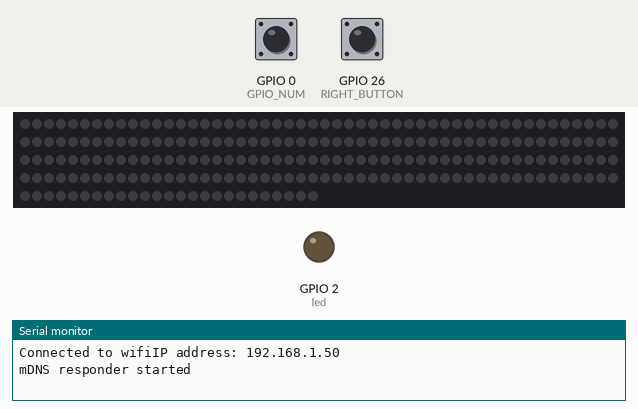
A program run on a simulated ESP32-C3. Shown: 225 RGB LEDs in strip order, left to right, continuing on the next row, output pins drawn as LEDs (lit = HIGH), the last lines printed to the serial monitor. Inputs (shaded band) come from the test bench; at power-on: GPIO 0 (GPIO_NUM) HIGH, GPIO 26 (RIGHT_BUTTON) HIGH. Dim RGB values are drawn brighter than linear; WiFi joins after 1.5 s; servers stay silent unless stated; network time is answered at once with the bench clock; the local clock reads 2024-03-15 10:24:30 at power-on unless the program sets it.

Above: at 2.7 s.
2.8 s: GPIO 0 (GPIO_NUM) pulled LOW for 0.15 s
At 2.96 s:
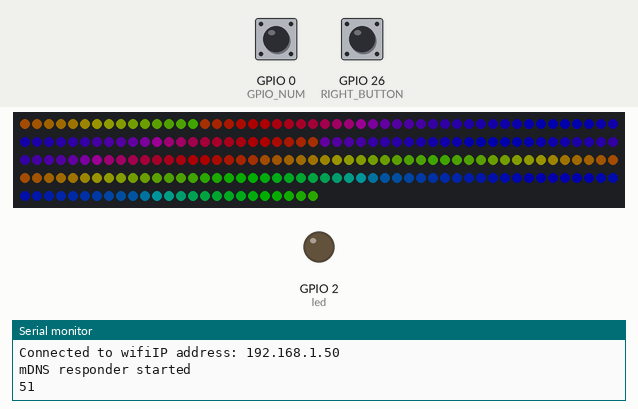
3.5 s: GPIO 26 (RIGHT_BUTTON) pulled LOW for 0.15 s
At 5.61 s:
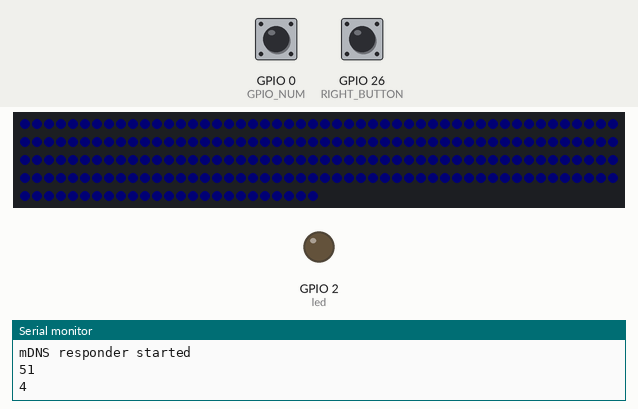
6.6 s: GPIO 0 (GPIO_NUM) pulled LOW for 1 s
At 7.85 s:
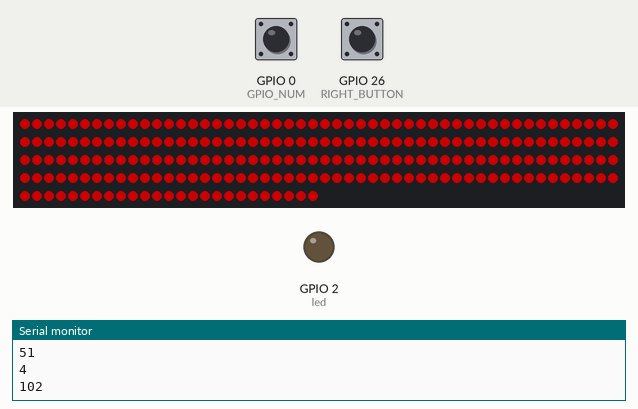
8.2 s: GPIO 26 (RIGHT_BUTTON) pulled LOW for 1 s
At 8.48 s:
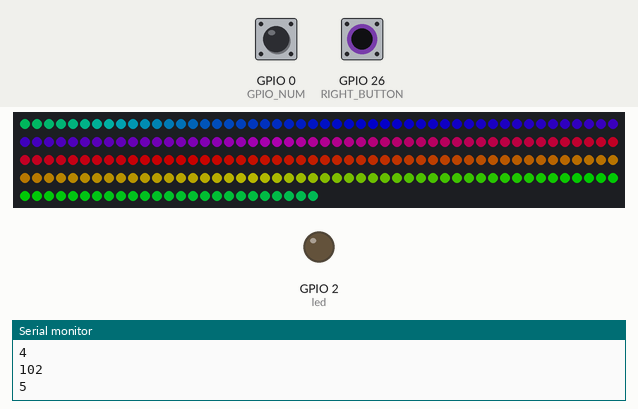
9.8 s: GPIO 26 (RIGHT_BUTTON) pulled LOW for 0.15 s
At 11.0 s:
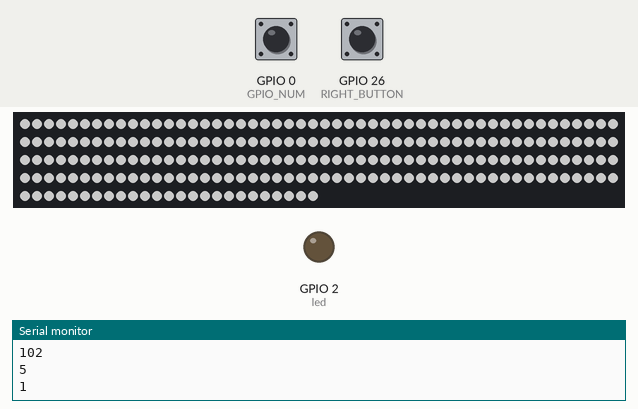
11.4 s: GPIO 26 (RIGHT_BUTTON) pulled LOW for 3.2 s
At 15.05 s:
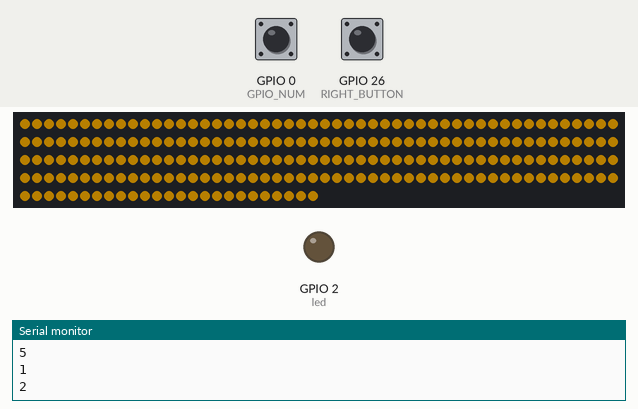

The program:

main.cpp
```cpp
#include <Arduino.h>
#include <WiFi.h>
#include <DNSServer.h>
#include <WebServer.h>
#include <WiFiManager.h>
#include <HTTPClient.h>
#include <ESPmDNS.h>
#include <Update.h>
#include <NTPClient.h>
#include <WiFiUdp.h>

#include "Constellation.h"

const char *host = "esp32";

// variabls for blinking an LED with Millis
const int led = 2;                // ESP32 Pin to which onboard LED is connected
unsigned long previousMillis = 0; // will store last time LED was updated
const long interval = 500;        // interval at which to blink (milliseconds)
int ledState = LOW;               // ledState used to set the LED

WebServer server(80);
Constellation *myConstellation;

WiFiManager wifiManager;
WiFiUDP ntpUDP;
NTPClient timeClient(ntpUDP, "pool.ntp.org", -7 * 60 * 60);

WiFiClient client;
const char *ledServer = "192.168.0.113";
const uint16_t port = 4551;

bool connectedToLedServer = false;

const uint16_t DEBOUNCE_TIME = 200; // in milliseconds

void IRAM_ATTR left_isr_handler_press();
#define GPIO_NUM 0
volatile unsigned long buttonPressTime = 0;
volatile unsigned long buttonReleaseTime = 0;
volatile unsigned long elapsedTime = 0;

volatile int brightness = 0;
volatile int right_button_presses = 3;

#define RIGHT_BUTTON 26
void IRAM_ATTR right_isr_handler();

bool auto_on = false;
bool auto_turned_off = false;
int prevDay = -1;

/* Style */
String style =
    "<style>#file-input,input{width:100%;height:44px;border-radius:4px;margin:10px auto;font-size:15px}"
    "input{background:#f1f1f1;border:0;padding:0 15px}body{background:#3498db;font-family:sans-serif;font-size:14px;color:#777}"
    "#file-input{padding:0;border:1px solid #ddd;line-height:44px;text-align:left;display:block;cursor:pointer}"
    "#bar,#prgbar{background-color:#f1f1f1;border-radius:10px}#bar{background-color:#3498db;width:0%;height:10px}"
    "form{background:#fff;max-width:258px;margin:75px auto;padding:30px;border-radius:5px;text-align:center}"
    ".btn{background:#3498db;color:#fff;cursor:pointer}</style>";

/* Server Index Page */
String serverIndex =
    "<script src='https://ajax.googleapis.com/ajax/libs/jquery/3.2.1/jquery.min.js'></script>"
    "<form method='POST' action='#' enctype='multipart/form-data' id='upload_form'>"
    "<input type='file' name='update' id='file' onchange='sub(this)' style=display:none>"
    "<label id='file-input' for='file'>   Choose file...</label>"
    "<input type='submit' class=btn value='Update'>"
    "<br><br>"
    "<div id='prg'></div>"
    "<br><div id='prgbar'><div id='bar'></div></div><br></form>"
    "<script>"
    "function sub(obj){"
    "var fileName = obj.value.split('\\\\');"
    "document.getElementById('file-input').innerHTML = '   '+ fileName[fileName.length-1];"
    "};"
    "$('form').submit(function(e){"
    "e.preventDefault();"
    "var form = $('#upload_form')[0];"
    "var data = new FormData(form);"
    "$.ajax({"
    "url: '/update',"
    "type: 'POST',"
    "data: data,"
    "contentType: false,"
    "processData:false,"
    "xhr: function() {"
    "var xhr = new window.XMLHttpRequest();"
    "xhr.upload.addEventListener('progress', function(evt) {"
    "if (evt.lengthComputable) {"
    "var per = evt.loaded / evt.total;"
    "$('#prg').html('progress: ' + Math.round(per*100) + '%');"
    "$('#bar').css('width',Math.round(per*100) + '%');"
    "}"
    "}, false);"
    "return xhr;"
    "},"
    "success:function(d, s) {"
    "console.log('success!') "
    "},"
    "error: function (a, b, c) {"
    "}"
    "});"
    "});"
    "</script>" +
    style;

/* setup function */
void setup(void)
{
  // Initialize constellation
  std::string angles = "60r, 180, 120, 60, 0r, 120, 60, 0, -60, -120, -60, 0, 60, 120, 180r";
  int num_leds_segment = 15;  // Example value. Adjust as needed.
  float spacing = 15.0f;      // Example value. Adjust as needed.
  float edge_spacing = 13.0f; // Example value. Adjust as needed.
  // float brightness = 0.5f;    // Dead code???

  myConstellation = new Constellation(angles, num_leds_segment, spacing, edge_spacing);
  // myConstellation is now initialized and can be used

  pinMode(GPIO_NUM, INPUT_PULLUP);                                                   // set GPIO0 as input, enable internal pullup resistor
  attachInterrupt(digitalPinToInterrupt(GPIO_NUM), left_isr_handler_press, FALLING); // attach the interrupt
  // attachInterrupt(digitalPinToInterrupt(GPIO_NUM), left_isr_handler_release, RISING);

  pinMode(RIGHT_BUTTON, INPUT_PULLUP);                                              // set GPIO0 as input, enable internal pullup resistor
  attachInterrupt(digitalPinToInterrupt(RIGHT_BUTTON), right_isr_handler, FALLING); // attach the interrupt

  // wifiManager.resetSettings();

  // Set AP timeout to 180 seconds. Can be increased if needed.
  wifiManager.setConfigPortalTimeout(60);

  // Starts the AP (Access Point) if the ESP32 can't connect to the Wi-Fi network
  if (!wifiManager.autoConnect("hot_tub_stream_prod", "")) // no password for now
  {
    Serial.println("Failed to connect and hit timeout");
    delay(3000);
    // Reset and try again, or maybe put it to deep sleep
    ESP.restart();
    delay(5000);
  }

  pinMode(led, OUTPUT);

  Serial.begin(115200);

  // Wait for connection
  while (WiFi.status() != WL_CONNECTED)
  {
    delay(500);
    Serial.print(".");
  }
  // Serial.println("");
  Serial.print("Connected to wifi");
  Serial.print("IP address: ");
  Serial.println(WiFi.localIP());

  /*use mdns for host name resolution*/
  if (!MDNS.begin(host))
  { // http://esp32.local
    Serial.println("Error setting up MDNS responder!");
    while (1)
    {
      delay(1000);
    }
  }
  Serial.println("mDNS responder started");
  /*return index page which is stored in serverIndex */
  server.on("/", HTTP_GET, []()
            {
    server.sendHeader("Connection", "close");
    server.send(200, "text/html", serverIndex); });
  /*handling uploading firmware file */
  server.on(
      "/update", HTTP_POST, []()
      {
    server.sendHeader("Connection", "close");
    server.send(200, "text/plain", (Update.hasError()) ? "FAIL" : "OK");
    ESP.restart(); },
      []()
      {
        HTTPUpload &upload = server.upload();
        if (upload.status == UPLOAD_FILE_START)
        {
          Serial.printf("Update: %s\n", upload.filename.c_str());
          if (!Update.begin(UPDATE_SIZE_UNKNOWN))
          { // start with max available size
            Update.printError(Serial);
          }
        }
        else if (upload.status == UPLOAD_FILE_WRITE)
        {
          /* flashing firmware to ESP*/
          if (Update.write(upload.buf, upload.currentSize) != upload.currentSize)
          {
            Update.printError(Serial);
          }
        }
        else if (upload.status == UPLOAD_FILE_END)
        {
          if (Update.end(true))
          { // true to set the size to the current progress
            Serial.printf("Update Success: %u\nRebooting...\n", upload.totalSize);
          }
          else
          {
            Update.printError(Serial);
          }
        }
      });
  server.begin();

  timeClient.begin(); // Initialize the NTP client

  // // connect to led server
  // if (client.connect(ledServer, port))
  // {
  //   Serial.println("Connected to LED server");
  //   connectedToLedServer = true;
  // }
  // else
  // {
  //   Serial.println("Connection to LED server failed");
  // }
}

bool wifi_reset_flag = false;
bool left_button_pressed = false;
bool right_button_pressed = false;

void loop(void)
{
  unsigned long elapsed_time = millis();

  myConstellation->run(elapsed_time, right_button_presses, brightness);

  timeClient.update(); // Update the NTP client

  int hours = timeClient.getHours();
  int minutes = timeClient.getMinutes();
  int seconds = timeClient.getSeconds();
  int day = timeClient.getDay();

  if (prevDay != day)
  { // Day has changed, reset the flag
    prevDay = day;
    auto_on = false;
    auto_turned_off = false;
  }

  if (!auto_on && brightness == 0 && hours == 18 && minutes == 0)
  {
    // auto reboot
    const unsigned long ROLLOVER_THRESHOLD = 360000000UL;
    if (millis() >= ROLLOVER_THRESHOLD && seconds == 0)
    {
      Serial.println("Millis approaching rollover - Rebooting!");
      ESP.restart(); // or ESP.reset() in older cores
    }

    Serial.println("It's 6PM!");

    brightness = 51;

    auto_on = true; // Set the flag to true to prevent this action from happening again today
  }

  if (!auto_turned_off && brightness > 0 && hours == 23 && minutes == 59)
  {
    Serial.println("It's 11:59PM!");
    // Add the code you want to execute at 11:59PM here.
    // ...
    brightness = 0;

    auto_turned_off = true; // Set the flag to true to prevent this action from happening again today
  }

  server.handleClient(); // Handle things like web requests

  if (wifi_reset_flag)
  {
    Serial.println("Resetting wifi");
    myConstellation->run(0, 1, 77); // show all white
    wifiManager.resetSettings();
    ESP.restart();
  }

  if (left_button_pressed) // adjust brightness
  {
    left_button_pressed = false;
    brightness += 51;
    Serial.println(brightness);

    if (brightness > 255)
    {
      brightness = 0;
    }
  }

  if (right_button_pressed) // cycle the patterns
  {
    right_button_pressed = false;
    right_button_presses += 1;
    Serial.println(right_button_presses);

    if (right_button_presses > 4)
    {
      right_button_presses = 0;
    }
  }

  // read gpio0
  int reset_time = 0;
  while (digitalRead(GPIO_NUM) == LOW && digitalRead(RIGHT_BUTTON) == LOW)
  {
    delay(10);
    myConstellation->reset_Animation(reset_time);
    reset_time++;
    if (reset_time > 225)
    {
      wifi_reset_flag = true;
      break;
    }
  }

  // loop to blink the debug without delay
  unsigned long currentMillis = millis();
  if (currentMillis - previousMillis >= interval)
  {
    if (connectedToLedServer)
    {
      client.println("Hello from ESP32!");

      // Read and print the response
      while (client.available())
      {
        String line = client.readStringUntil('\n');
        Serial.println(line);
      }
      // save the last time you blinked the LED
      previousMillis = currentMillis;
      // if the LED is off turn it on and vice-versa:
      ledState = not(ledState);
      // set the LED with the ledState of the variable:
      digitalWrite(led, ledState);
    }
  }
}

void IRAM_ATTR left_isr_handler_press() // IO0
{
  unsigned long currentTime = millis();
  if (currentTime - buttonPressTime > DEBOUNCE_TIME)
  {
    buttonPressTime = currentTime;
    left_button_pressed = true;
  }
}

void IRAM_ATTR right_isr_handler() // IO26
{
  unsigned long currentTime = millis();
  if (currentTime - buttonPressTime > DEBOUNCE_TIME)
  {
    buttonPressTime = currentTime;
    right_button_pressed = true;
  }
}
```

Constellation.cpp
```cpp
#include "Constellation.h"
#include <sstream>
#include <cmath> // For cos, sin functions

Constellation::Constellation(std::string angles_str, int num_leds_segment, float spacing, float edge_spacing)
    : num_leds_segment(num_leds_segment), spacing(spacing), edge_spacing(edge_spacing), num_leds(0)
{

    std::istringstream ss(angles_str);
    std::string token;

    while (std::getline(ss, token, ','))
    {
        angles.push_back(token);
        repeat_flags.push_back(token.find('r') != std::string::npos);
    }

    createConstellation();

    ledsFastLED = new CRGB[num_leds];
    FastLED.addLeds<NEOPIXEL, DATA_PIN>(ledsFastLED, num_leds).setCorrection(TypicalLEDStrip);
}

void Constellation::createConstellation()
{
    float x = 0, y = 0;
    int counter = 0;

    for (int i=0; i<angles.size(); i++)
    {
        std::string::size_type sz;
        float angle = std::stof(angles[i], &sz);

        Segment segment(x, y, angle, num_leds_segment, spacing, edge_spacing, num_leds_segment * counter);
        segments.push_back(segment);
        num_leds += segment.get_num_leds();

        counter += 1;

        // Recalculate the endpoints for the next segment
        if(repeat_flags[i]) {
            // if 'r' flag is set for this segment, keep start coordinates for the next segment
            x = segment.get_x_start();
            y = segment.get_y_start();
        } else {
            x = segment.get_x_end();
            y = segment.get_y_end();
        }
    }

    // After all segments are created, create LEDs at each point along the segment
    for (auto &segment : segments)
    {
        for (int i = 0; i < segment.get_num_leds(); i++)
        {
            float x = segment.get_x_start() + (i * segment.get_spacing() + segment.get_edge_spacing()) * cos(segment.get_angle_degrees());
            float y = segment.get_y_start() + (i * segment.get_spacing() + segment.get_edge_spacing()) * sin(segment.get_angle_degrees());

            WS2812LED led(x, y);
            led.set_centroid(x - 0, y - 408.76); // Added centroid coordinates to each LED
            leds.push_back(led);

        }
    }
}


void Constellation::run(unsigned long elapsed_time, uint8_t effect, uint8_t brightness)
{
    // Set the overall brightness
    FastLED.setBrightness(brightness);

    // Rainbow fade effect variable
    static uint8_t hue = 0; // Start at red
    static uint8_t variance = 0;

    // switch case
    switch (effect)
    {
    case 0: // Random rgb wave
    {
        for (int i = 0; i < num_leds; i++)
        {
            CHSV color = CHSV((i * 256 / num_leds + elapsed_time / 5) % 256, 255, 255);
            ledsFastLED[i] = color;
        }
        break;
    }
    case 1: // White
    {
        for (int i = 0; i < num_leds; i++)
        {
            ledsFastLED[i] = CRGB(255, 255, 255);
        }
        break;
    }
    case 2: // Color cycle no fade
    {
        hue = (elapsed_time / 50) % 256; // Cycle through all hues

        CHSV color = CHSV(hue, 255, 255); // Create color with current hue

        for (int i = 0; i < num_leds; i++)
        {
            ledsFastLED[i] = color;
        }
        break;
    }
    case 3: // Rainbow wave
    {
        float speed = 0.6;
        float wave_length = 800.0;
        float wave_progress = elapsed_time * speed;  // You may need to adjust units here
        for (int i = 0; i < num_leds; i++)
        {
            float x_coord = leds[i].get_xCoord_centroid();
            float hue = fmod((x_coord + wave_progress), wave_length) / wave_length;
            hue = hue * 255;  // Map from [0, 1] to [0, 255]

            CHSV color_hsv = CHSV(hue, 255, 255);  // Full saturation and value for a bright rainbow

            // Convert to RGB
            CRGB color_rgb;
            hsv2rgb_spectrum(color_hsv, color_rgb);

            ledsFastLED[i] = color_rgb;

        }
        break;
    }
    case 4: // Color cycle
    {
        hue = (elapsed_time / 30) % 256;                   // Cycle through all hues
        float sin_value = std::sin(elapsed_time / 1000.0); // get sin value
        uint8_t variance = (sin_value + 1) * 127.5;        // convert sin [-1, 1] to [0, 255]

        if (variance < 35)
        {
            variance = 0;
        }

        CHSV color = CHSV(hue, 255, variance); // Create color with current hue

        for (int i = 0; i < num_leds; i++)
        {
            ledsFastLED[i] = color;
        }
        break;
    }
    case 5:
    {
        // remote server mode
    }
    }
    FastLED.show();
}

void Constellation::reset_Animation(int progress)
{
    // set brightness to 100%
    FastLED.setBrightness(255);

    for (int i = 0; i < num_leds; i++)
    {
        ledsFastLED[i] = CRGB(0, 0, 0);
    }
    for (int i = 0; i < progress; i++)
    {
        ledsFastLED[i] = CRGB(0, 255, 0);
    }
    FastLED.show();
}
```

Constellation.h
```cpp
#ifndef CONSTELLATION_H
#define CONSTELLATION_H

#include <vector>
#include <string>
#include "Segment.h"
#include "WS2812LED.h"

#include <FastLED.h>  // Include FastLED library

#define DATA_PIN 4 // TODO change to go in main

class Constellation {
public:
  Constellation(std::string angles, int num_leds_segment, float spacing, float edge_spacing);

  void run(unsigned long elapsed_time, uint8_t effect, uint8_t brightness);

  void reset_Animation(int progress);
  // Add your getter and setter functions here

private:
  std::vector<std::string> angles;
  std::vector<bool> repeat_flags;
  int num_leds_segment;
  float spacing;
  float edge_spacing;

  std::vector<Segment> segments;
  std::vector<WS2812LED> leds;

  int num_leds;
  CRGB* ledsFastLED; // Array to hold LED color data


  void createConstellation();

};

#endif
```

Segment.cpp
```cpp
#include "Segment.h"

Segment::Segment(float x_start, float y_start, float angle_degrees, int num_leds, float spacing, float edge_spacing, int start_index)
  : x_start(x_start), y_start(y_start), angle(angle_degrees * M_PI / 180.0), num_leds(num_leds), spacing(spacing), edge_spacing(edge_spacing), start_index(start_index) {

  total_length = (num_leds - 1) * spacing + 2 * edge_spacing;

  x_end = x_start + total_length * cos(angle);
  y_end = y_start + total_length * sin(angle);

  num_leds = num_leds;
}

void Segment::set_start(float x, float y) {
  x_start = x;
  y_start = y;

  x_end = x_start + total_length * cos(angle);
  y_end = y_start + total_length * sin(angle);
}

float Segment::get_x_start() {
  return x_start;
}

float Segment::get_y_start() {
  return y_start;
}

float Segment::get_angle_degrees() {
  return angle;// * 180.0 / M_PI;
}

int Segment::get_num_leds() {
  return num_leds;
}

int Segment::get_start_index() {
  return start_index;
}

float Segment::get_total_length() {
  return total_length;
}

float Segment::get_spacing() {
  return spacing;
}

float Segment::get_edge_spacing() {
  return edge_spacing;
}

float Segment::get_x_end() {
  return x_end;
}

float Segment::get_y_end() {
  return y_end;
}
```

WS2812led.h
```cpp
#ifndef WS2812LED_H
#define WS2812LED_H

#include <stdint.h>  // For uint8_t

struct Color {
  uint8_t red;
  uint8_t green;
  uint8_t blue;
};

class WS2812LED {
public:
  WS2812LED(float xCoord, float yCoord);

  void set_Coords(float x, float y);
  float get_xCoord();

  float get_yCoord();

  void set_centroid(float x, float y);
  float get_xCoord_centroid();
  float get_yCoord_centroid();

  void set_color(const Color& new_color);
  Color get_color();

private:
  float xCoord;
  float yCoord;

  float xCoord_centroid;
  float yCoord_centroid;

  Color color;
};

#endif
```

Source omitted: Segment.h (775 bytes), WS2812led.cpp (720 bytes)

Measured:
- after the input at 2.8 s, the LEDs: change at once (image 1)
- after the input at 3.5 s, the LEDs: first change at once (image 2 shows a later state)
- after the input at 8.2 s, the LEDs: change after 0.13 s (image 4)
- after the input at 9.8 s, the LEDs: change at once (image 5)
- after the input at 11.4 s, the LEDs: first change at once (image 6 shows a later state)
